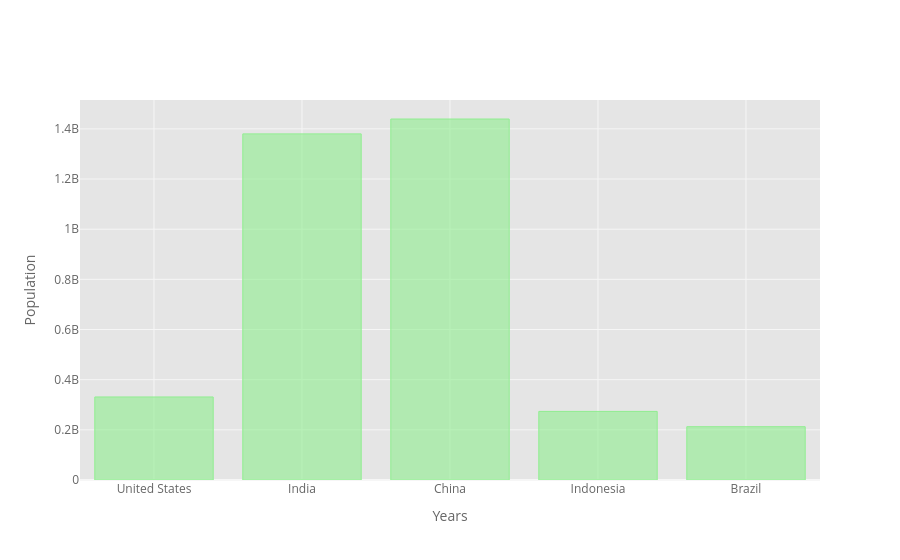

Write notebook code for a chart like this one.
### Code cell
df_pivot_2020.iplot(kind='bar', color='lightgreen', 
                    xTitle='Years', yTitle='Population')

### Figure 1 — Plotly figure (JSON) as saved in the notebook; plotly's stock layout.template omitted (floating-point values rounded to 4 significant figures)
{"data": [{"marker": {"color": "rgba(144, 238, 144, 0.6)", "line": {"color": "rgba(144, 238, 144, 1.0)", "width": 1}}, "name": "2020.0", "orientation": "v", "text": "", "type": "bar", "x": ["United States", "India", "China", "Indonesia", "Brazil"], "y": [331002651, 1380004385, 1439323776, 273523615, 212559417]}], "layout": {"autosize": true, "legend": {"bgcolor": "#FFFFFF", "font": {"color": "#666666"}}, "paper_bgcolor": "#FFFFFF", "plot_bgcolor": "#E5E5E5", "title": {"font": {"color": "#151516"}}, "xaxis": {"autorange": true, "gridcolor": "#F6F6F6", "range": [-0.5, 4.5], "showgrid": true, "tickfont": {"color": "#666666"}, "title": {"font": {"color": "#666666"}, "text": "Years"}, "type": "category", "zerolinecolor": "#F6F6F6"}, "yaxis": {"autorange": true, "gridcolor": "#F6F6F6", "range": [0, 1515000000.0], "showgrid": true, "tickfont": {"color": "#666666"}, "title": {"font": {"color": "#666666"}, "text": "Population"}, "type": "linear", "zerolinecolor": "#F6F6F6"}}}
